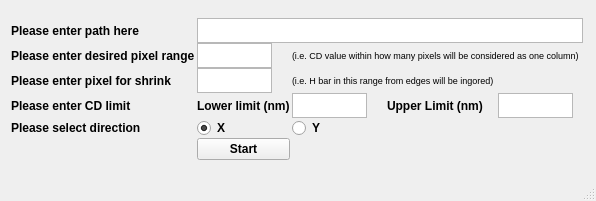
<?xml version="1.0" encoding="UTF-8"?>
<ui version="4.0">
 <class>MainWindow</class>
 <widget class="QMainWindow" name="MainWindow">
  <property name="geometry">
   <rect>
    <x>0</x>
    <y>0</y>
    <width>596</width>
    <height>201</height>
   </rect>
  </property>
  <property name="sizePolicy">
   <sizepolicy hsizetype="Expanding" vsizetype="Expanding">
    <horstretch>0</horstretch>
    <verstretch>0</verstretch>
   </sizepolicy>
  </property>
  <property name="font">
   <font>
    <weight>75</weight>
    <bold>true</bold>
   </font>
  </property>
  <property name="windowTitle">
   <string>MainWindow</string>
  </property>
  <widget class="QWidget" name="centralwidget">
   <property name="sizePolicy">
    <sizepolicy hsizetype="Preferred" vsizetype="Preferred">
     <horstretch>0</horstretch>
     <verstretch>0</verstretch>
    </sizepolicy>
   </property>
   <layout class="QVBoxLayout" name="verticalLayout">
    <item>
     <layout class="QGridLayout" name="gridLayout">
      <property name="sizeConstraint">
       <enum>QLayout::SetMinAndMaxSize</enum>
      </property>
      <property name="spacing">
       <number>0</number>
      </property>
      <item row="0" column="0">
       <widget class="QLabel" name="label">
        <property name="sizePolicy">
         <sizepolicy hsizetype="Fixed" vsizetype="Preferred">
          <horstretch>0</horstretch>
          <verstretch>0</verstretch>
         </sizepolicy>
        </property>
        <property name="text">
         <string>Please enter path here</string>
        </property>
       </widget>
      </item>
      <item row="2" column="0">
       <widget class="QLabel" name="label_2">
        <property name="text">
         <string>Please enter pixel for shrink</string>
        </property>
       </widget>
      </item>
      <item row="3" column="0">
       <widget class="QLabel" name="label_4">
        <property name="sizePolicy">
         <sizepolicy hsizetype="Fixed" vsizetype="Preferred">
          <horstretch>0</horstretch>
          <verstretch>0</verstretch>
         </sizepolicy>
        </property>
        <property name="minimumSize">
         <size>
          <width>50</width>
          <height>0</height>
         </size>
        </property>
        <property name="maximumSize">
         <size>
          <width>16777215</width>
          <height>25</height>
         </size>
        </property>
        <property name="text">
         <string>Please enter CD limit</string>
        </property>
       </widget>
      </item>
      <item row="4" column="0">
       <widget class="QLabel" name="label_3">
        <property name="sizePolicy">
         <sizepolicy hsizetype="Fixed" vsizetype="Preferred">
          <horstretch>0</horstretch>
          <verstretch>0</verstretch>
         </sizepolicy>
        </property>
        <property name="text">
         <string>Please select direction</string>
        </property>
       </widget>
      </item>
      <item row="4" column="1">
       <widget class="QRadioButton" name="radioButton_forX">
        <property name="text">
         <string>X</string>
        </property>
        <property name="checked">
         <bool>true</bool>
        </property>
       </widget>
      </item>
      <item row="5" column="1">
       <widget class="QPushButton" name="pushButton_forStart">
        <property name="text">
         <string>Start</string>
        </property>
       </widget>
      </item>
      <item row="2" column="1">
       <widget class="QTextEdit" name="shrink_px">
        <property name="sizePolicy">
         <sizepolicy hsizetype="Fixed" vsizetype="Fixed">
          <horstretch>0</horstretch>
          <verstretch>0</verstretch>
         </sizepolicy>
        </property>
        <property name="maximumSize">
         <size>
          <width>75</width>
          <height>25</height>
         </size>
        </property>
       </widget>
      </item>
      <item row="3" column="2">
       <widget class="QTextEdit" name="lower_limit">
        <property name="maximumSize">
         <size>
          <width>75</width>
          <height>25</height>
         </size>
        </property>
       </widget>
      </item>
      <item row="4" column="2">
       <widget class="QRadioButton" name="radioButton_forY">
        <property name="text">
         <string>Y</string>
        </property>
       </widget>
      </item>
      <item row="3" column="3">
       <widget class="QLabel" name="label_6">
        <property name="maximumSize">
         <size>
          <width>100</width>
          <height>16777215</height>
         </size>
        </property>
        <property name="text">
         <string>Upper Limit (nm)</string>
        </property>
       </widget>
      </item>
      <item row="3" column="4">
       <widget class="QTextEdit" name="upper_limit">
        <property name="maximumSize">
         <size>
          <width>75</width>
          <height>25</height>
         </size>
        </property>
       </widget>
      </item>
      <item row="3" column="1">
       <widget class="QLabel" name="label_5">
        <property name="maximumSize">
         <size>
          <width>100</width>
          <height>16777215</height>
         </size>
        </property>
        <property name="text">
         <string>Lower limit (nm)</string>
        </property>
       </widget>
      </item>
      <item row="1" column="0">
       <widget class="QLabel" name="label_7">
        <property name="maximumSize">
         <size>
          <width>16777215</width>
          <height>25</height>
         </size>
        </property>
        <property name="text">
         <string>Please enter desired pixel range</string>
        </property>
       </widget>
      </item>
      <item row="1" column="1">
       <widget class="QTextEdit" name="customized_range">
        <property name="maximumSize">
         <size>
          <width>75</width>
          <height>25</height>
         </size>
        </property>
        <property name="autoFillBackground">
         <bool>false</bool>
        </property>
        <property name="inputMethodHints">
         <set>Qt::ImhDigitsOnly</set>
        </property>
       </widget>
      </item>
      <item row="1" column="2" colspan="3">
       <widget class="QLabel" name="label_8">
        <property name="font">
         <font>
          <pointsize>7</pointsize>
          <weight>50</weight>
          <bold>false</bold>
         </font>
        </property>
        <property name="text">
         <string>(i.e. CD value within how many pixels will be considered as one column)</string>
        </property>
       </widget>
      </item>
      <item row="0" column="1" colspan="4">
       <widget class="QTextEdit" name="SearchPath">
        <property name="sizePolicy">
         <sizepolicy hsizetype="Expanding" vsizetype="Fixed">
          <horstretch>0</horstretch>
          <verstretch>0</verstretch>
         </sizepolicy>
        </property>
        <property name="minimumSize">
         <size>
          <width>200</width>
          <height>0</height>
         </size>
        </property>
        <property name="maximumSize">
         <size>
          <width>750</width>
          <height>25</height>
         </size>
        </property>
       </widget>
      </item>
      <item row="2" column="2" colspan="2">
       <widget class="QLabel" name="label_9">
        <property name="font">
         <font>
          <pointsize>7</pointsize>
          <weight>50</weight>
          <bold>false</bold>
         </font>
        </property>
        <property name="text">
         <string>(i.e. H bar in this range from edges will be ingored)</string>
        </property>
       </widget>
      </item>
     </layout>
    </item>
   </layout>
  </widget>
  <widget class="QMenuBar" name="menubar">
   <property name="enabled">
    <bool>false</bool>
   </property>
   <property name="geometry">
    <rect>
     <x>0</x>
     <y>0</y>
     <width>596</width>
     <height>21</height>
    </rect>
   </property>
  </widget>
  <widget class="QStatusBar" name="statusbar"/>
 </widget>
 <resources/>
 <connections/>
</ui>
